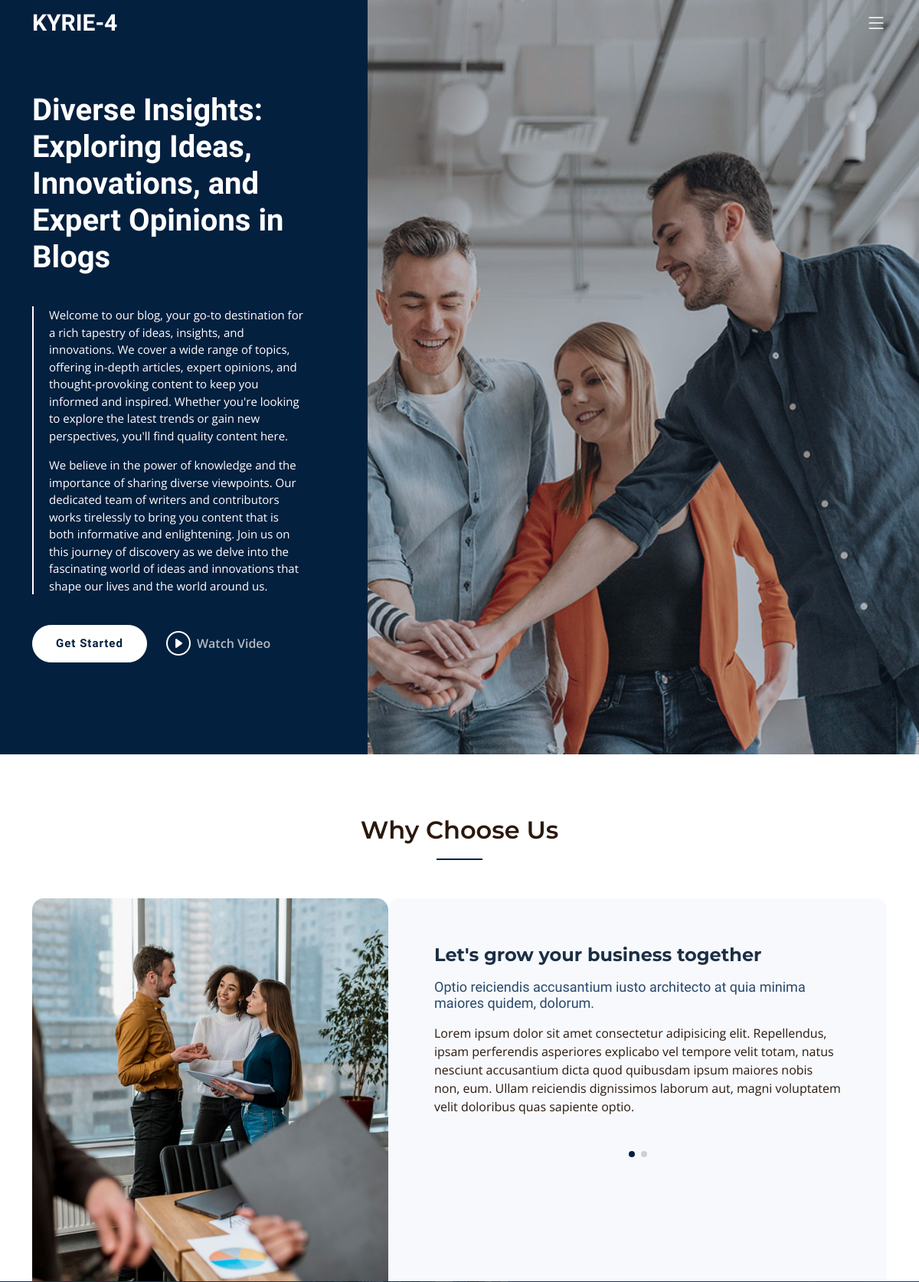
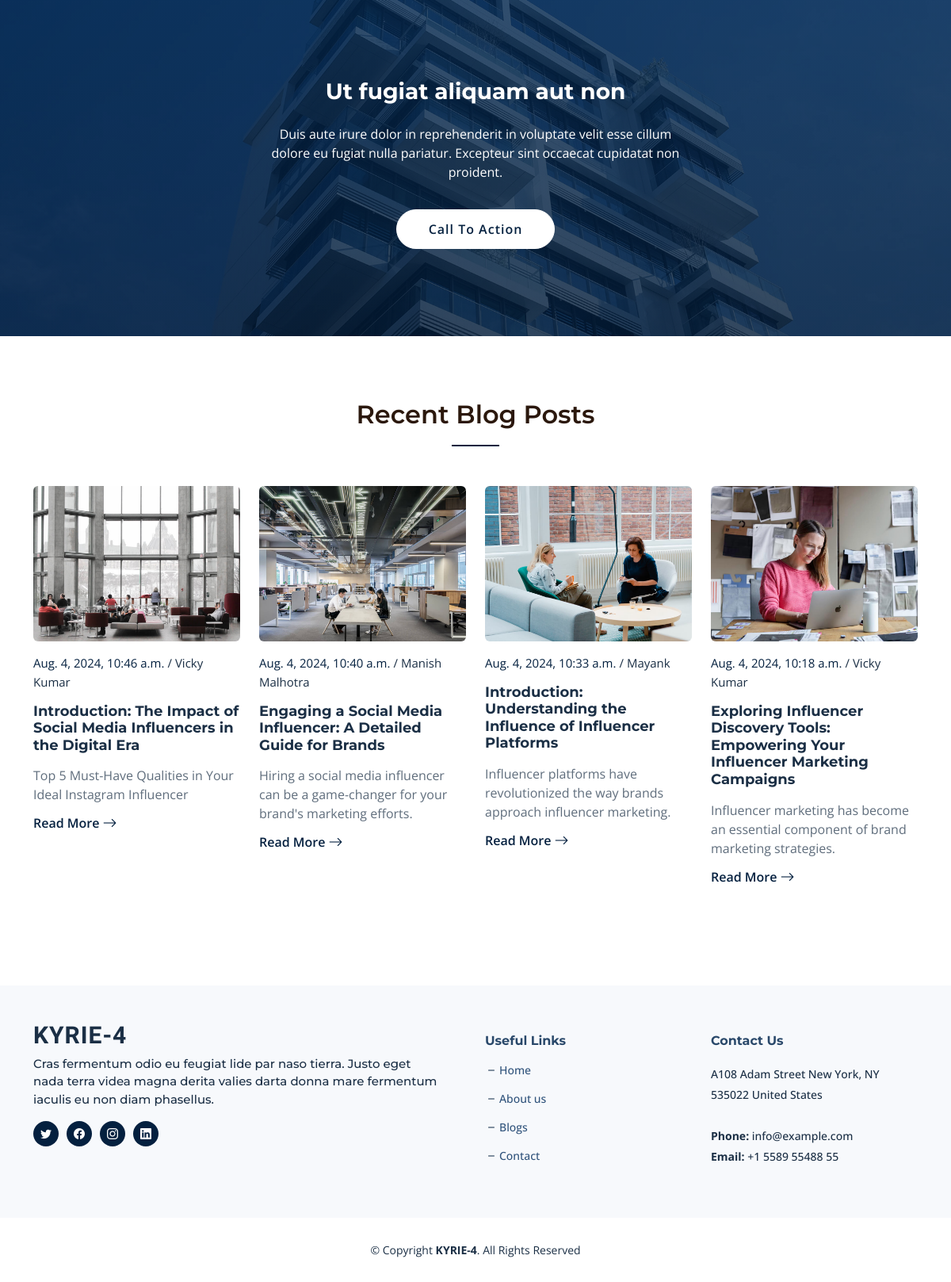
The page / on the database its author committed (2 pictures, top to bottom).
### blog/models.py (models this page shows, shortened)
class StaticContentHome(models.Model):
    heading = models.CharField(max_length=500)
    content_p1 = models.TextField()
    content_p2 = models.TextField()
    youtube_url = models.CharField(max_length=255)

class WhyChooseMeSlider(models.Model):
    title = models.CharField(max_length=300)
    subtitle = models.TextField()
    description = models.TextField()

class CallToAction(models.Model):
    calltoaction = models.CharField(max_length=255)
    calltoaction_p = models.TextField()

class Article(models.Model):
    meta_title = models.CharField(max_length=255)
    meta_description = models.TextField()
    meta_keywords = models.TextField()
    article_slug = models.SlugField(unique=True, max_length=255)
    author_name = models.CharField(max_length=255)
    article_title_h1 = models.CharField(max_length=255)
    category_name = models.ForeignKey('BlogCategory', on_delete=models.CASCADE)
    article_short_description = models.CharField(max_length=200)
    article_date = models.DateTimeField(default=timezone.now, blank=True, null=True)
    thoughts = models.TextField()
    description = RichTextField()
    image = models.ImageField(upload_to='article_images/')

class Footer(models.Model):
    base_content = models.TextField(default="")
    location = models.CharField(max_length=255, default="")
    email = models.EmailField(max_length=255, default="")
    call = models.CharField(max_length=255, default="")
    twitter_url = models.URLField(max_length=255, default="")
    facebook_url = models.URLField(max_length=255, default="")
    instagram_url = models.URLField(max_length=255, default="")
    linkedin_url = models.URLField(max_length=255, default="")

### blog/views.py (the view)
# urls.py: path('', blog_views.home, name='home'),
def home(request):
    articles = Article.objects.all().order_by('-article_date')[:16]
    sliders = WhyChooseMeSlider.objects.all()
    static_content = StaticContentHome.objects.first()
    footer = Footer.objects.first()
    call2action = CallToAction.objects.first()
    try:
        seo_meta = SEOmeta.objects.get(page_name='home')
    except SEOmeta.DoesNotExist:
        seo_meta = None
    active_home = 'active'
    return render(request, 'index.html', {
        'articles': articles,
        'seo_meta': seo_meta,
        'static_content': static_content,
        'sliders': sliders,
        'footer': footer,
        'call2action': call2action,
        'active_home': active_home,
    })

### blog/templates/index.html (shortened to what this page needs)
{% extends "base.html" %}
{% load static %}
{% block content %}
<section id="hero" class="hero d-flex align-items-center">
  <div class="container">
    <div class="row">
      <div class="col-xl-4">
        <h2 data-aos="fade-up">{{static_content.heading}}</h2>
        <blockquote data-aos="fade-up" data-aos-delay="100">
          <p>{{static_content.content_p1}}</p>
          <p>{{static_content.content_p2}}</p>
        </blockquote>
        <div class="d-flex banner-content" data-aos="fade-up" data-aos-delay="200">
          <a href="/about/" class="btn-get-started">Get Started</a>
          <a href="{{static_content.youtube_url}}" class="glightbox btn-watch-video d-flex align-items-center play-btn"><i class="bi bi-play-circle"></i><span>Watch Video</span></a>
        </div>
      </div>
    </div>
  </div>
</section>
<main id="main">
  <section id="why-us" class="why-us">
    <div class="container" data-aos="fade-up">
      <div class="section-header">
        <h2>Why Choose Us</h2>
      </div>
      <div class="row g-0" data-aos="fade-up" data-aos-delay="200">
        <div class="col-xl-5 img-bg" style="background-image: url('{% static 'assets/img/why-us-bg.jpg' %}')"></div>
        <div class="col-xl-7 slides position-relative">
          <div class="slides-1 swiper">
            <div class="swiper-wrapper">
              {% for slider in sliders %}
                <div class="swiper-slide">
                  <div class="item">
                    <h3 class="mb-3">{{ slider.title }}</h3>
                    <h4 class="mb-3">{{ slider.subtitle }}</h4>
                    <p>{{ slider.description }}</p>
                  </div>
                </div>
              {% endfor %}
            </div>
            <div class="swiper-pagination"></div>
          </div>
        </div>
      </div>
    </div>
  </section>
  <section id="call-to-action" class="call-to-action">
    <div class="container" data-aos="fade-up">
      <div class="row justify-content-center">
        <div class="col-lg-6 text-center">
          <h3>{{call2action.calltoaction}}</h3>
          <p>{{call2action.calltoaction_p}}</p>
          <a class="cta-btn" href="/contact/">Call To Action</a>
        </div>
      </div>
    </div>
  </section>
  <section id="recent-posts" class="recent-posts">
    <div class="container" data-aos="fade-up">
      <div class="section-header">
        <h2>Recent Blog Posts</h2>
      </div>
      <div class="row gy-5 mb-5">
        {% for article in articles %}
        <div class="col-xl-3 col-md-6" data-aos="fade-up" data-aos-delay="100">
          <div class="post-box">
            <div class="post-img"><img src="{{ article.image.url }}" class="img-fluid rounded" alt="{{ article.article_title_h1 }}"></div>
            <div class="meta">
              <span class="post-date">{{ article.article_date }}</span>
              <span class="post-author"> / {{ article.author_name }}</span>
            </div>
            <h3 class="post-title">{{ article.article_title_h1 }}</h3>
            <p>{{ article.article_short_description }}</p>
            <a href="{% url 'article_detail' article.article_slug %}" class="readmore stretched-link"><span>Read More</span><i class="bi bi-arrow-right"></i></a>
          </div>
        </div>
        {% endfor %}
      </div>
    </div>
  </section>
</main>
{% endblock %}

### blog/templates/base.html (shortened to what this page needs)
{% load static %}
<!DOCTYPE html>
<html lang="en">
<head>
  <link href="{% static 'assets/vendor/bootstrap/css/bootstrap.min.css' %}" rel="stylesheet">
  <link href="{% static 'assets/vendor/bootstrap-icons/bootstrap-icons.css' %}" rel="stylesheet">
  <link href="{% static 'assets/vendor/aos/aos.css' %}" rel="stylesheet">
  <link href="{% static 'assets/vendor/glightbox/css/glightbox.min.css' %}" rel="stylesheet">
  <link href="{% static 'assets/vendor/swiper/swiper-bundle.min.css' %}" rel="stylesheet">
  <link href="{% static 'assets/vendor/remixicon/remixicon.css' %}" rel="stylesheet">
  <link href="{% static 'assets/css/main.css' %}" rel="stylesheet">
</head>
<body>
  <header id="header" class="header d-flex align-items-center fixed-top">
    <div class="container-fluid container-xl d-flex align-items-center justify-content-between">
      <a href="/" class="logo d-flex align-items-center">
        <h1 class="d-flex align-items-center">KYRIE-4</h1>
      </a>
      <i class="mobile-nav-toggle mobile-nav-show bi bi-list"></i>
    </div>
  </header>
  <main id="main">
    {% block content %}{% endblock %}
  </main>
  <footer id="footer" class="footer">
    <div class="footer-content">
      <div class="container">
        <div class="row gy-4">
          <div class="col-lg-6 col-md-12 footer-info pe-5">
            <a href="/" class="logo d-flex align-items-center">
              <span>KYRIE-4</span>
            </a>
            <p>{{footer.base_content}}</p>
            <div class="social-links d-flex mt-3">
              <a href="{{ footer.twitter_url }}" class="twitter" target="_blank"><i class="bi bi-twitter"></i></a>
              <a href="{{ footer.facebook_url }}" class="facebook" target="_blank"><i class="bi bi-facebook"></i></a>
              <a href="{{ footer.instagram_url }}" class="instagram" target="_blank"><i class="bi bi-instagram"></i></a>
              <a href="{{ footer.linkedin_url }}" class="linkedin" target="_blank"><i class="bi bi-linkedin"></i></a>
            </div>
          </div>
          <div class="col-lg-3 col-6 footer-links">
            <h4>Useful Links</h4>
            <ul>
              <li><i class="bi bi-dash"></i> <a href="/">Home</a></li>
              <li><i class="bi bi-dash"></i> <a href="/about/">About us</a></li>
              <li><i class="bi bi-dash"></i> <a href="/blogs/">Blogs</a></li>
              <li><i class="bi bi-dash"></i> <a href="/contact/">Contact</a></li>
            </ul>
          </div>
          <div class="col-lg-3 col-md-12 footer-contact text-center text-md-start">
            <h4>Contact Us</h4>
            <p> {{footer.location}} <br><br>
              <strong>Phone:</strong> {{footer.email}} <br>
              <strong>Email:</strong> {{footer.call}} <br>
            </p>
          </div>
        </div>
      </div>
    </div>
    <div class="footer-legal">
      <div class="container">
        <div class="copyright">
          &copy; Copyright <strong><span>KYRIE-4</span></strong>. All Rights Reserved
        </div>
      </div>
    </div>
  </footer>
</body>
</html>

### rows shown on the page
StaticContentHome: heading "Diverse Insights: Exploring Ideas, Innovations, and Expert Opinions in Blogs", content_p1 "Welcome to our blog, your go-to destination for a rich tapestry of ideas, insights, and innovations. We cover a wide range of topics, offering in-depth articles, expert opinions, and thought-provoking content to keep you informed and inspired. Whether you're looking to explore the latest trends or gain new perspectives, you'll find quality content here.", content_p2 "We believe in the power of knowledge and the importance of sharing diverse viewpoints. Our dedicated team of writers and contributors works tirelessly to bring you content that is both informative and enlightening. Join us on this journey of discovery as we delve into the fascinating world of ideas and innovations that shape our lives and the world around us."
WhyChooseMeSlider: title "Let's grow your business together", subtitle "Optio reiciendis accusantium iusto architecto at quia minima maiores quidem, dolorum.", description "Lorem ipsum dolor sit amet consectetur adipisicing elit. Repellendus, ipsam perferendis asperiores explicabo vel tempore velit totam, natus nesciunt accusantium dicta quod quibusdam ipsum maiores nobis non, eum. Ullam reiciendis dignissimos laborum aut, magni voluptatem velit doloribus quas sapiente optio."
CallToAction: calltoaction "Ut fugiat aliquam aut non", calltoaction_p "Duis aute irure dolor in reprehenderit in voluptate velit esse cillum dolore eu fugiat nulla pariatur. Excepteur sint occaecat cupidatat non proident."
Article: image (picture), article_date "Aug. 4, 2024, 10:46 a.m.", author_name "Vicky Kumar", article_title_h1 "Introduction: The Impact of Social Media Influencers in the Digital Era", article_short_description "Top 5 Must-Have Qualities in Your Ideal Instagram Influencer"
Article: image (picture), article_date "Aug. 4, 2024, 10:40 a.m.", author_name "Manish Malhotra", article_title_h1 "Engaging a Social Media Influencer: A Detailed Guide for Brands", article_short_description "Hiring a social media influencer can be a game-changer for your brand's marketing efforts."
Article: image (picture), article_date "Aug. 4, 2024, 10:33 a.m.", author_name "Mayank", article_title_h1 "Introduction: Understanding the Influence of Influencer Platforms", article_short_description "Influencer platforms have revolutionized the way brands approach influencer marketing."
Article: image (picture), article_date "Aug. 4, 2024, 10:18 a.m.", author_name "Vicky Kumar", article_title_h1 "Exploring Influencer Discovery Tools: Empowering Your Influencer Marketing Campaigns", article_short_description "Influencer marketing has become an essential component of brand marketing strategies."
Footer: base_content "Cras fermentum odio eu feugiat lide par naso tierra. Justo eget nada terra videa magna derita valies darta donna mare fermentum iaculis eu non diam phasellus.", location "A108 Adam Street New York, NY 535022 United States", email "info@example.com", call "+1 5589 55488 55"
